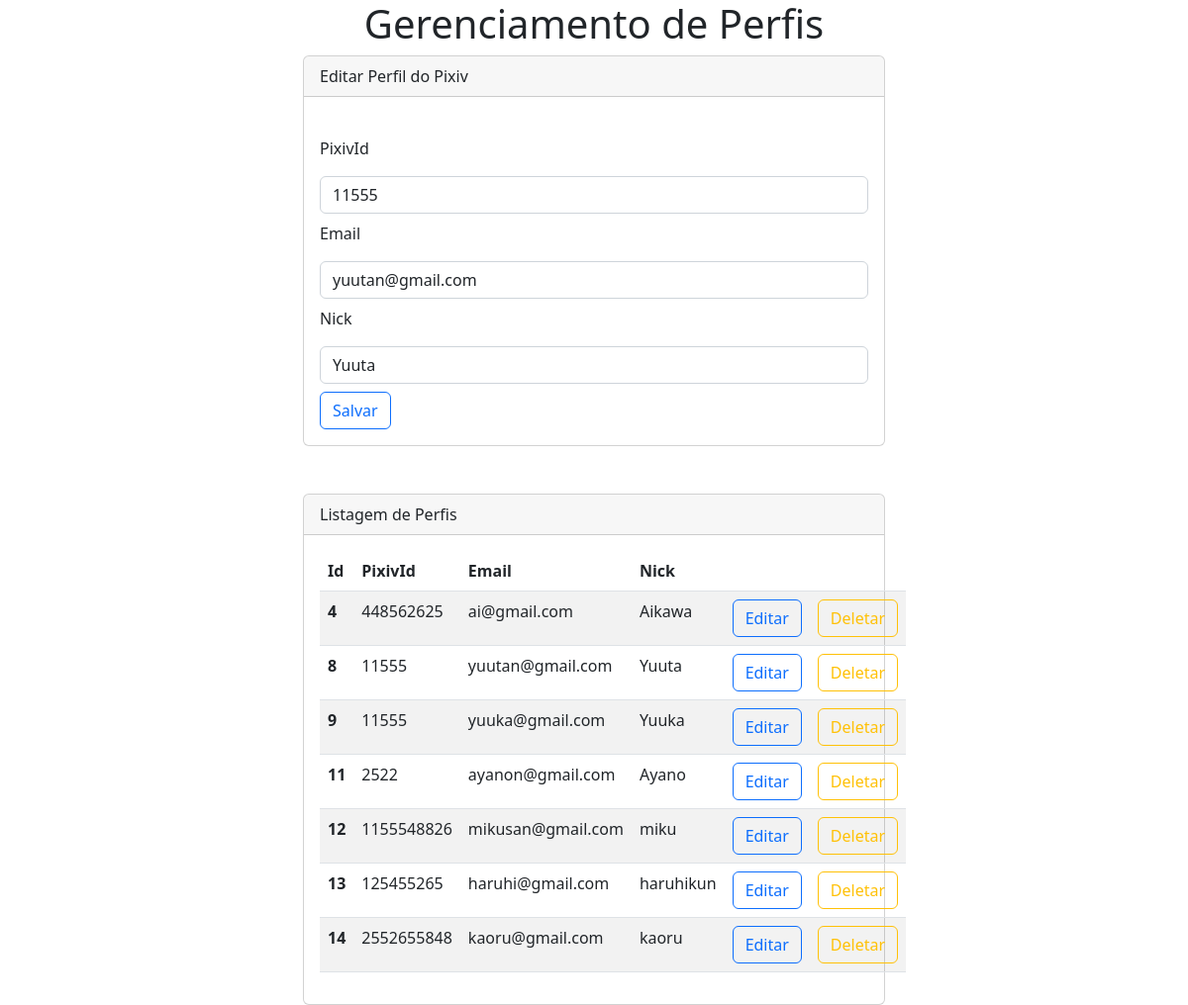
The page /modify/8/ on the database its author committed.
### app/models.py (models this page shows)
class Profile(models.Model):
    PixivId = models.CharField(max_length=10)
    Email = models.CharField(max_length=30)
    Nick = models.CharField(max_length=30)

### app/views.py (the view)
# urls.py: path('modify/<int:pk>/', modify, name='modify'),
def modify(request, pk):
    data = {}
    data['db'] = Profile.objects.get(pk=pk)
    data['form'] = ProfileForms(instance=data['db'])
    data['dbs'] = Profile.objects.all()
    data['action'] = 'Editar'
    return render(request, 'Index.html', data)

### app/forms.py
class ProfileForms(ModelForm):
    class Meta:
        model = Profile
        fields = ['PixivId', 'Email', 'Nick']
        widgets = {
            'PixivId': TextInput(attrs={'class': 'form-control', 'placeholder': 'PixivId'}),
            'Email': TextInput(attrs={'class': 'form-control', 'type': 'email', 'placeholder': 'Email'}),
            'Nick': TextInput(attrs={'class': 'form-control', 'placeholder': 'Nick'})
        }

### app/templates/Index.html (shortened to what this page needs)
<!DOCTYPE html>
<html lang="pt-BR">
<head>
    <link href="https://cdn.jsdelivr.net/npm/bootstrap@5.2.2/dist/css/bootstrap.min.css" rel="stylesheet">
</head>
<body>
    <main>
            <h1 class="text-center">Gerenciamento de Perfis </h1>
            <div class="row">
                <div class="col-sm-6 m-auto">
                    <div class="card">
                        <form name = "form" action="{%if db%}/update/{{db.id}}/{%else%}/create/{% endif %}" id = "form" method="post">
                            <div class="card-header">
                               {{ action }} Perfil do Pixiv
                            </div>
                        <div class="card-body">
                            <br>
                            <label>PixivId</label>
                            <div class="form-group mt-3">
                                {{form.PixivId}}
                            </div>
                            <label class="mt-2">Email</label>
                            <div class="form-group mt-3">
                                {{form.Email}}
                            </div>
                            <label class="mt-2">Nick</label>
                            <div class="form-group mt-3 ">
                                {{form.Nick}}
                            </div>
                            <button type= "submit" id = "btn_salvar" class="mt-2 btn btn-outline-primary">Salvar</button>
                        </div>
                        </form>
                    </div>
                </div>
            </div>
            <div id ="Card"class="row">
                <div class="col-sm-6 m-auto mt-5" id="table">
                        <div class="card">
                                <div class="card-header">
                                        Listagem de Perfis
                                </div>
                                <div class="card-body">
                                    <table class="table table-striped">
                                          <thead>
                                            <tr>
                                                <th scope="col">Id</th>
                                                <th scope="col">PixivId</th>
                                                <th scope="col">Email</th>
                                                <th scope="col">Nick</th>
                                                <th scope="col"></th>
                                                <th scope="col"></th>
                                            </tr>
                                          </thead>
                                          <tbody>
                                            {%for val in dbs%}
                                            <tr>
                                                <th>{{val.id}}</th>
                                                <td>{{val.PixivId}}</td>
                                                <td>{{val.Email}}</td>
                                                <td>{{val.Nick}}</td>
                                                <td><a href="/modify/{{val.id}}" class="btn btn-outline-primary">Editar</a></td>
                                                <td><a href="/delete/{{val.id}}" class="btn btn-outline-warning btn-delete">Deletar</a></td>
                                            </tr>
                                            {%endfor%}
                                          </tbody>
                                        </table>
                                </div>
                        </div>
                </div>
            </div>
    </main>
    {% load static %}
</body>
</html>

### rows shown on the page
Profile: PixivId "11555", Email "yuutan@gmail.com", Nick "Yuuta", id "8"
Profile: id "4", PixivId "448562625", Email "ai@gmail.com", Nick "Aikawa"
Profile: id "9", PixivId "11555", Email "yuuka@gmail.com", Nick "Yuuka"
Profile: id "11", PixivId "2522", Email "ayanon@gmail.com", Nick "Ayano"
Profile: id "12", PixivId "1155548826", Email "mikusan@gmail.com", Nick "miku"
Profile: id "13", PixivId "125455265", Email "haruhi@gmail.com", Nick "haruhikun"
Profile: id "14", PixivId "2552655848", Email "kaoru@gmail.com", Nick "kaoru"

### other values the page prints
{{ action }} "Editar"
